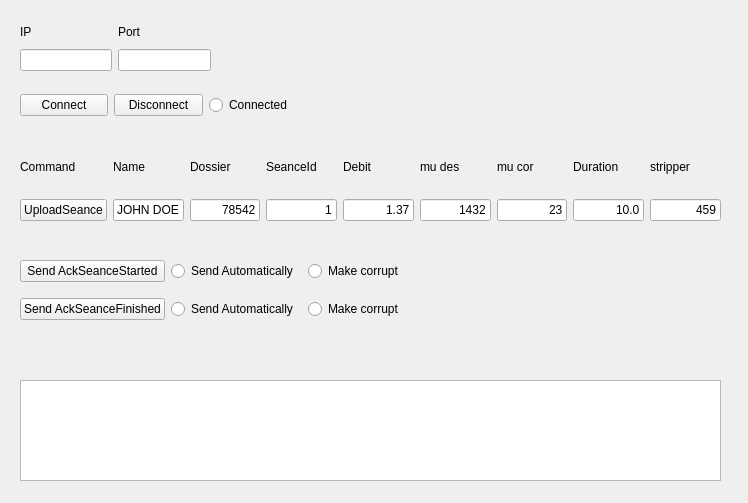
<?xml version="1.0" encoding="UTF-8"?>
<ui version="4.0">
 <class>NJ1Gui</class>
 <widget class="QWidget" name="NJ1Gui">
  <property name="geometry">
   <rect>
    <x>0</x>
    <y>0</y>
    <width>748</width>
    <height>503</height>
   </rect>
  </property>
  <property name="windowTitle">
   <string>Form</string>
  </property>
  <widget class="QPlainTextEdit" name="plainTextEdit_io">
   <property name="geometry">
    <rect>
     <x>20</x>
     <y>380</y>
     <width>701</width>
     <height>101</height>
    </rect>
   </property>
  </widget>
  <widget class="QWidget" name="gridLayoutWidget">
   <property name="geometry">
    <rect>
     <x>20</x>
     <y>140</y>
     <width>701</width>
     <height>81</height>
    </rect>
   </property>
   <layout class="QGridLayout" name="gridLayout">
    <item row="0" column="2">
     <widget class="QLabel" name="label_5">
      <property name="text">
       <string>Dossier</string>
      </property>
     </widget>
    </item>
    <item row="1" column="3">
     <widget class="QLineEdit" name="lineEdit_uploadSeance_seanceId">
      <property name="text">
       <string>1</string>
      </property>
      <property name="alignment">
       <set>Qt::AlignRight|Qt::AlignTrailing|Qt::AlignVCenter</set>
      </property>
     </widget>
    </item>
    <item row="0" column="8">
     <widget class="QLabel" name="label_14">
      <property name="text">
       <string>stripper</string>
      </property>
     </widget>
    </item>
    <item row="0" column="5">
     <widget class="QLabel" name="label_11">
      <property name="text">
       <string>mu des</string>
      </property>
     </widget>
    </item>
    <item row="1" column="6">
     <widget class="QLineEdit" name="lineEdit_uploadSeance_mu_cor">
      <property name="text">
       <string>23</string>
      </property>
      <property name="alignment">
       <set>Qt::AlignRight|Qt::AlignTrailing|Qt::AlignVCenter</set>
      </property>
     </widget>
    </item>
    <item row="1" column="7">
     <widget class="QLineEdit" name="lineEdit_uploadSeance_duration">
      <property name="text">
       <string>10.0</string>
      </property>
      <property name="alignment">
       <set>Qt::AlignRight|Qt::AlignTrailing|Qt::AlignVCenter</set>
      </property>
     </widget>
    </item>
    <item row="1" column="4">
     <widget class="QLineEdit" name="lineEdit_uploadSeance_debit">
      <property name="text">
       <string>1.37</string>
      </property>
      <property name="alignment">
       <set>Qt::AlignRight|Qt::AlignTrailing|Qt::AlignVCenter</set>
      </property>
     </widget>
    </item>
    <item row="0" column="3">
     <widget class="QLabel" name="label_6">
      <property name="text">
       <string>SeanceId</string>
      </property>
     </widget>
    </item>
    <item row="1" column="2">
     <widget class="QLineEdit" name="lineEdit_uploadSeance_dossier">
      <property name="text">
       <string>78542</string>
      </property>
      <property name="alignment">
       <set>Qt::AlignRight|Qt::AlignTrailing|Qt::AlignVCenter</set>
      </property>
     </widget>
    </item>
    <item row="1" column="8">
     <widget class="QLineEdit" name="lineEdit_uploadSeance_stripper">
      <property name="text">
       <string>459</string>
      </property>
      <property name="alignment">
       <set>Qt::AlignRight|Qt::AlignTrailing|Qt::AlignVCenter</set>
      </property>
     </widget>
    </item>
    <item row="0" column="4">
     <widget class="QLabel" name="label_8">
      <property name="text">
       <string>Debit</string>
      </property>
     </widget>
    </item>
    <item row="0" column="0">
     <widget class="QLabel" name="label_3">
      <property name="text">
       <string>Command</string>
      </property>
     </widget>
    </item>
    <item row="0" column="6">
     <widget class="QLabel" name="label_13">
      <property name="text">
       <string>mu cor</string>
      </property>
     </widget>
    </item>
    <item row="1" column="0">
     <widget class="QPushButton" name="pushButton_upload_seance">
      <property name="text">
       <string>UploadSeance</string>
      </property>
     </widget>
    </item>
    <item row="1" column="1">
     <widget class="QLineEdit" name="lineEdit_uploadseance_name">
      <property name="text">
       <string>JOHN DOE</string>
      </property>
      <property name="alignment">
       <set>Qt::AlignRight|Qt::AlignTrailing|Qt::AlignVCenter</set>
      </property>
     </widget>
    </item>
    <item row="0" column="7">
     <widget class="QLabel" name="label_12">
      <property name="text">
       <string>Duration</string>
      </property>
     </widget>
    </item>
    <item row="1" column="5">
     <widget class="QLineEdit" name="lineEdit_uploadSeance_mu_des">
      <property name="text">
       <string>1432</string>
      </property>
      <property name="alignment">
       <set>Qt::AlignRight|Qt::AlignTrailing|Qt::AlignVCenter</set>
      </property>
     </widget>
    </item>
    <item row="0" column="1">
     <widget class="QLabel" name="label_4">
      <property name="text">
       <string>Name</string>
      </property>
     </widget>
    </item>
   </layout>
  </widget>
  <widget class="QWidget" name="horizontalLayoutWidget">
   <property name="geometry">
    <rect>
     <x>20</x>
     <y>90</y>
     <width>277</width>
     <height>31</height>
    </rect>
   </property>
   <layout class="QHBoxLayout" name="horizontalLayout">
    <item>
     <widget class="QPushButton" name="pushButton_connect">
      <property name="text">
       <string>Connect</string>
      </property>
     </widget>
    </item>
    <item>
     <widget class="QPushButton" name="pushButton_disconnect">
      <property name="text">
       <string>Disconnect</string>
      </property>
     </widget>
    </item>
    <item>
     <widget class="QRadioButton" name="radioButton_connected">
      <property name="text">
       <string>Connected</string>
      </property>
     </widget>
    </item>
   </layout>
  </widget>
  <widget class="QWidget" name="gridLayoutWidget_2">
   <property name="geometry">
    <rect>
     <x>20</x>
     <y>20</y>
     <width>191</width>
     <height>51</height>
    </rect>
   </property>
   <layout class="QGridLayout" name="gridLayout_2">
    <item row="0" column="1">
     <widget class="QLabel" name="label_10">
      <property name="text">
       <string>Port</string>
      </property>
     </widget>
    </item>
    <item row="0" column="0">
     <widget class="QLabel" name="label_9">
      <property name="text">
       <string>IP</string>
      </property>
     </widget>
    </item>
    <item row="1" column="0">
     <widget class="QLineEdit" name="lineEdit_ip">
      <property name="text">
       <string/>
      </property>
     </widget>
    </item>
    <item row="1" column="1">
     <widget class="QLineEdit" name="lineEdit_port">
      <property name="text">
       <string/>
      </property>
     </widget>
    </item>
   </layout>
  </widget>
  <widget class="QWidget" name="gridLayoutWidget_3">
   <property name="geometry">
    <rect>
     <x>20</x>
     <y>250</y>
     <width>419</width>
     <height>80</height>
    </rect>
   </property>
   <layout class="QGridLayout" name="gridLayout_3">
    <item row="0" column="0">
     <widget class="QPushButton" name="pushButton_ack_seance_started">
      <property name="text">
       <string>Send AckSeanceStarted</string>
      </property>
     </widget>
    </item>
    <item row="1" column="1">
     <widget class="QRadioButton" name="radioButton_sendAckFinishAuto">
      <property name="text">
       <string>Send Automatically</string>
      </property>
      <property name="autoExclusive">
       <bool>false</bool>
      </property>
     </widget>
    </item>
    <item row="0" column="1">
     <widget class="QRadioButton" name="radioButton_sendAckStartAuto">
      <property name="text">
       <string>Send Automatically</string>
      </property>
      <property name="autoExclusive">
       <bool>false</bool>
      </property>
     </widget>
    </item>
    <item row="1" column="0">
     <widget class="QPushButton" name="pushButton_ack_seance_finished">
      <property name="text">
       <string>Send AckSeanceFinished</string>
      </property>
     </widget>
    </item>
    <item row="1" column="2">
     <widget class="QRadioButton" name="radioButton_seanceFinishedAckCorrupt">
      <property name="text">
       <string>Make corrupt</string>
      </property>
      <property name="autoExclusive">
       <bool>false</bool>
      </property>
     </widget>
    </item>
    <item row="0" column="2">
     <widget class="QRadioButton" name="radioButton_seanceStartedAckCorrupt">
      <property name="text">
       <string>Make corrupt</string>
      </property>
      <property name="autoExclusive">
       <bool>false</bool>
      </property>
     </widget>
    </item>
   </layout>
  </widget>
 </widget>
 <resources/>
 <connections/>
</ui>
